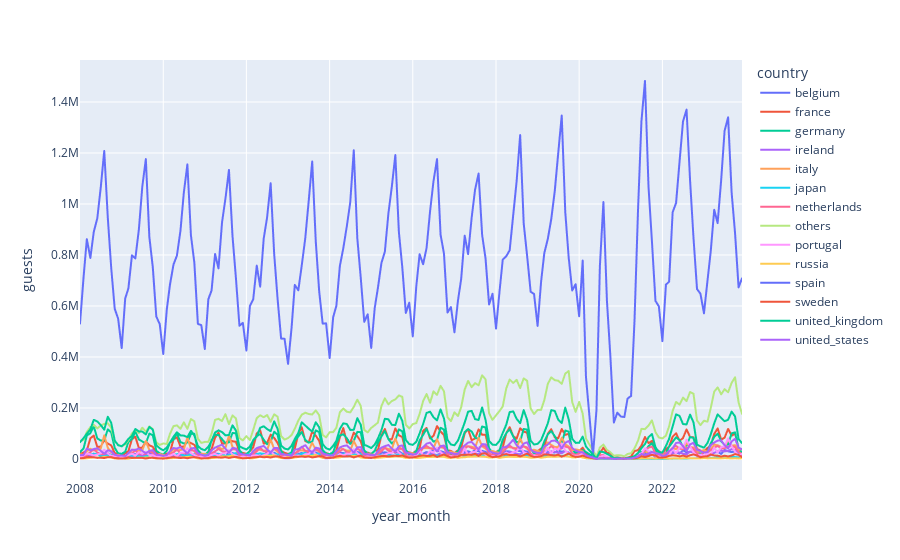

The cell this chart's notebook holds for it:
### Markdown cell above
<div style="text-align:center; color:red; font-size:larger; font-weight:bold; border: 2px solid red; padding: 10px;">
    ¿Qué insights podemos extraer del gráfico anterior?
</div>

Vamos a desglosar el número de turistas por pais de origen, que es la
granularidad original que tenemos en los datos:

### Code cell
# TODO: lineplot de los turistas por pais de origen (px.line)


px.line(
    data_frame = df_guests_by_country,
    x = 'year_month',
    y = 'guests',
    color = 'country'
)

### Figure 1 — Plotly figure (JSON) as saved in the notebook; plotly's stock layout.template omitted (floating-point values rounded to 4 significant figures; data arrays with more than 128 entries replaced by an {"elided": "..."} marker saying what was removed)
{"data": [{"hovertemplate": "country=belgium<br>year_month=%{x}<br>guests=%{y}<extra></extra>", "legendgroup": "belgium", "line": {"color": "#636efa", "dash": "solid"}, "marker": {"symbol": "circle"}, "mode": "lines", "name": "belgium", "showlegend": true, "type": "scattergl", "x": {"elided": "190 str values"}, "xaxis": "x", "y": {"elided": "190 float values"}, "yaxis": "y"}, {"hovertemplate": "country=france<br>year_month=%{x}<br>guests=%{y}<extra></extra>", "legendgroup": "france", "line": {"color": "#EF553B", "dash": "solid"}, "marker": {"symbol": "circle"}, "mode": "lines", "name": "france", "showlegend": true, "type": "scattergl", "x": {"elided": "190 str values"}, "xaxis": "x", "y": {"elided": "190 float values"}, "yaxis": "y"}, {"hovertemplate": "country=germany<br>year_month=%{x}<br>guests=%{y}<extra></extra>", "legendgroup": "germany", "line": {"color": "#00cc96", "dash": "solid"}, "marker": {"symbol": "circle"}, "mode": "lines", "name": "germany", "showlegend": true, "type": "scattergl", "x": {"elided": "190 str values"}, "xaxis": "x", "y": {"elided": "190 float values"}, "yaxis": "y"}, {"hovertemplate": "country=ireland<br>year_month=%{x}<br>guests=%{y}<extra></extra>", "legendgroup": "ireland", "line": {"color": "#ab63fa", "dash": "solid"}, "marker": {"symbol": "circle"}, "mode": "lines", "name": "ireland", "showlegend": true, "type": "scattergl", "x": {"elided": "190 str values"}, "xaxis": "x", "y": {"elided": "190 float values"}, "yaxis": "y"}, {"hovertemplate": "country=italy<br>year_month=%{x}<br>guests=%{y}<extra></extra>", "legendgroup": "italy", "line": {"color": "#FFA15A", "dash": "solid"}, "marker": {"symbol": "circle"}, "mode": "lines", "name": "italy", "showlegend": true, "type": "scattergl", "x": {"elided": "190 str values"}, "xaxis": "x", "y": {"elided": "190 float values"}, "yaxis": "y"}, {"hovertemplate": "country=japan<br>year_month=%{x}<br>guests=%{y}<extra></extra>", "legendgroup": "japan", "line": {"color": "#19d3f3", "dash": "solid"}, "marker": {"symbol": "circle"}, "mode": "lines", "name": "japan", "showlegend": true, "type": "scattergl", "x": {"elided": "190 str values"}, "xaxis": "x", "y": {"elided": "190 float values"}, "yaxis": "y"}, {"hovertemplate": "country=netherlands<br>year_month=%{x}<br>guests=%{y}<extra></extra>", "legendgroup": "netherlands", "line": {"color": "#FF6692", "dash": "solid"}, "marker": {"symbol": "circle"}, "mode": "lines", "name": "netherlands", "showlegend": true, "type": "scattergl", "x": {"elided": "190 str values"}, "xaxis": "x", "y": {"elided": "190 float values"}, "yaxis": "y"}, {"hovertemplate": "country=others<br>year_month=%{x}<br>guests=%{y}<extra></extra>", "legendgroup": "others", "line": {"color": "#B6E880", "dash": "solid"}, "marker": {"symbol": "circle"}, "mode": "lines", "name": "others", "showlegend": true, "type": "scattergl", "x": {"elided": "190 str values"}, "xaxis": "x", "y": {"elided": "190 float values"}, "yaxis": "y"}, {"hovertemplate": "country=portugal<br>year_month=%{x}<br>guests=%{y}<extra></extra>", "legendgroup": "portugal", "line": {"color": "#FF97FF", "dash": "solid"}, "marker": {"symbol": "circle"}, "mode": "lines", "name": "portugal", "showlegend": true, "type": "scattergl", "x": {"elided": "190 str values"}, "xaxis": "x", "y": {"elided": "190 float values"}, "yaxis": "y"}, {"hovertemplate": "country=russia<br>year_month=%{x}<br>guests=%{y}<extra></extra>", "legendgroup": "russia", "line": {"color": "#FECB52", "dash": "solid"}, "marker": {"symbol": "circle"}, "mode": "lines", "name": "russia", "showlegend": true, "type": "scattergl", "x": {"elided": "190 str values"}, "xaxis": "x", "y": {"elided": "190 float values"}, "yaxis": "y"}, {"hovertemplate": "country=spain<br>year_month=%{x}<br>guests=%{y}<extra></extra>", "legendgroup": "spain", "line": {"color": "#636efa", "dash": "solid"}, "marker": {"symbol": "circle"}, "mode": "lines", "name": "spain", "showlegend": true, "type": "scattergl", "x": {"elided": "191 str values"}, "xaxis": "x", "y": {"elided": "191 float values"}, "yaxis": "y"}, {"hovertemplate": "country=sweden<br>year_month=%{x}<br>guests=%{y}<extra></extra>", "legendgroup": "sweden", "line": {"color": "#EF553B", "dash": "solid"}, "marker": {"symbol": "circle"}, "mode": "lines", "name": "sweden", "showlegend": true, "type": "scattergl", "x": {"elided": "190 str values"}, "xaxis": "x", "y": {"elided": "190 float values"}, "yaxis": "y"}, {"hovertemplate": "country=united_kingdom<br>year_month=%{x}<br>guests=%{y}<extra></extra>", "legendgroup": "united_kingdom", "line": {"color": "#00cc96", "dash": "solid"}, "marker": {"symbol": "circle"}, "mode": "lines", "name": "united_kingdom", "showlegend": true, "type": "scattergl", "x": {"elided": "190 str values"}, "xaxis": "x", "y": {"elided": "190 float values"}, "yaxis": "y"}, {"hovertemplate": "country=united_states<br>year_month=%{x}<br>guests=%{y}<extra></extra>", "legendgroup": "united_states", "line": {"color": "#ab63fa", "dash": "solid"}, "marker": {"symbol": "circle"}, "mode": "lines", "name": "united_states", "showlegend": true, "type": "scattergl", "x": {"elided": "190 str values"}, "xaxis": "x", "y": {"elided": "190 float values"}, "yaxis": "y"}], "layout": {"legend": {"title": {"text": "country"}, "tracegroupgap": 0}, "margin": {"t": 60}, "xaxis": {"anchor": "y", "domain": [0, 1], "title": {"text": "year_month"}}, "yaxis": {"anchor": "x", "domain": [0, 1], "title": {"text": "guests"}}}}
